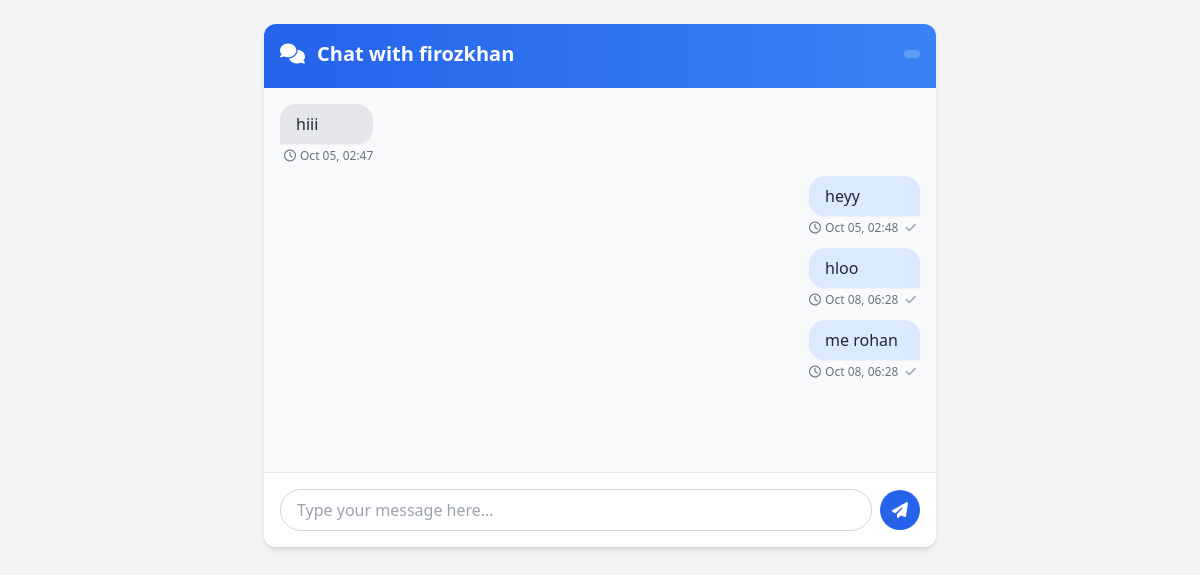
Screenshot of /buyer/13/buyer/4/ with the database file from the repository.
### buyer/models.py (models this page shows, shortened)
class VisitSchedule(models.Model):
    class Status(models.TextChoices):
        PENDING = 'pending', 'Pending'
        APPROVED = 'approved', 'Approved'
        DECLINED = 'declined', 'Declined'
        RESCHEDULE_PROPOSED = 'reschedule_proposed', 'Reschedule Proposed'
        CANCELLED = 'cancelled', 'Cancelled'
        COMPLETED = 'completed', 'Completed'
    STATUS_CHOICES = Status.choices
    buyer = models.ForeignKey(Buyer, on_delete=models.CASCADE)
    property = models.ForeignKey(Property, on_delete=models.CASCADE)
    scheduled_date = models.DateField()
    scheduled_time = models.TimeField()
    proposed_date = models.DateField(null=True, blank=True)
    proposed_time = models.TimeField(null=True, blank=True)
    decline_reason = models.TextField(blank=True, null=True)
    message = models.TextField(blank=True, null=True)
    status = models.CharField(max_length=20, choices=Status.choices, default=Status.PENDING)
    created_at = models.DateTimeField(auto_now_add=True)
    responded_at = models.DateTimeField(null=True, blank=True)
    is_notified = models.BooleanField(default=False)
    is_seen_by_buyer = models.BooleanField(default=False)
    class Meta:
        indexes = [
            models.Index(fields=['property', 'status', 'scheduled_date']),
            models.Index(fields=['status', 'scheduled_date']),
        ]

class Message(models.Model):
    visit = models.ForeignKey(VisitSchedule, on_delete=models.CASCADE,related_name='chat_messages')
    sender_buyer = models.ForeignKey(Buyer, on_delete=models.CASCADE, null=True, blank=True)
    sender_seller = models.ForeignKey(CustomUser, on_delete=models.CASCADE, null=True, blank=True)
    content = models.TextField()
    timestamp = models.DateTimeField(auto_now_add=True)

### app/models.py (models this page shows, shortened)
class Property(models.Model):
    PROPERTY_TYPES = [
        ('House', 'House'),
        ('Apartment', 'Apartment'),
        ('Commercial', 'Commercial'),
        ('Land', 'Land'),
    ]
    STATUS_CHOICES = [
        ('Available', 'Available'),
        ('Sold', 'Sold'),
        ('Rented', 'Rented'),
    ]
    LISTING_TYPE_CHOICES = [
        ('sale', 'For Sale'),
        ('rent', 'For Rent'),
    ]
    APPROVAL_STATUS_CHOICES = [
        ('pending', 'Pending Review'),
        ('approved', 'Approved'),
        ('rejected', 'Rejected'),
        ('changes_requested', 'Changes Requested'),
    ]
    property_type = models.CharField(max_length=50, choices=PROPERTY_TYPES)
    address = models.TextField()
    location = models.CharField(max_length=100)
    latitude = models.FloatField(null=True, blank=True)
    longitude = models.FloatField(null=True, blank=True)
    area_sqft = models.FloatField(null=True, blank=True)
    bedrooms = models.PositiveIntegerField(null=True, blank=True)
    bathrooms = models.PositiveIntegerField(null=True, blank=True)
    features = models.CharField(max_length=200, blank=True)
    description = models.TextField(blank=True)
    main_image = models.ImageField(upload_to='property_photos/', null=True, blank=True)
    image_1 = models.ImageField(upload_to='property_photos/', null=True, blank=True)
    image_2 = models.ImageField(upload_to='property_photos/', null=True, blank=True)
    image_3 = models.ImageField(upload_to='property_photos/', null=True, blank=True)
    price = models.DecimalField(max_digits=12, decimal_places=2)
    previous_price = models.DecimalField(
        max_digits=12, decimal_places=2, null=True, blank=True,
        help_text='Set when price is lowered, to show "Price Drop" badge.'
    )
    listing_type = models.CharField(
        max_length=4, choices=LISTING_TYPE_CHOICES, default='sale',
        db_index=True,
        help_text='Whether this property is for sale or for rent.'
    )
    status = models.CharField(max_length=20, choices=STATUS_CHOICES, default='Available')
    seller = models.ForeignKey(CustomUser, on_delete=models.CASCADE)
    is_approved = models.BooleanField(default=False)
    approved_at = models.DateTimeField(null=True, blank=True)
    approval_status = models.CharField(
        max_length=20,
        choices=APPROVAL_STATUS_CHOICES,
        default='pending',
        db_index=True,
    )
    admin_notes = models.TextField(blank=True, default='')       # Internal — NOT visible to seller
    seller_feedback = models.TextField(blank=True, default='')   # Message TO seller (reject/changes)
    reviewed_at = models.DateTimeField(null=True, blank=True)
    reviewed_by = models.ForeignKey(
        CustomUser,
        on_delete=models.SET_NULL,
        null=True,
        blank=True,
        related_name='reviewed_properties',
    )
    posted_at = models.DateTimeField(auto_now_add=True)
    slug = models.SlugField(unique=True, blank=True)

class CustomUser(AbstractBaseUser, PermissionsMixin):
    username = models.CharField(max_length=150, unique=True)
    email = models.EmailField(unique=True)
    phone = models.CharField(max_length=15)
    address = models.TextField()
    gender = models.CharField(max_length=10)
    profile_pic = models.ImageField(upload_to='profile_pics/', blank=True, null=True)
    proof_of_identity = models.FileField(upload_to='identity_proofs/', null=True, blank=True)
    ROLE_CHOICES = [
        ('seller', 'Seller'),
        ('admin', 'Admin'),
    ]
    role = models.CharField(max_length=10, choices=ROLE_CHOICES, default='seller')
    REVIEW_STATUS_CHOICES = [
        ('pending', 'Pending Review'),
        ('changes_requested', 'Changes Requested'),
        ('approved', 'Approved'),
        ('rejected', 'Rejected'),
    ]
    review_status = models.CharField(
        max_length=20, choices=REVIEW_STATUS_CHOICES, default='pending'
    )
    is_blocked = models.BooleanField(default=False)
    is_approved = models.BooleanField(default=False)
    is_active = models.BooleanField(default=True)
    is_staff = models.BooleanField(default=False)
    block_reason = models.TextField(blank=True, default='')
    rejection_reason = models.TextField(blank=True, default='')
    date_joined = models.DateTimeField(auto_now_add=True, null=True)
    USERNAME_FIELD = 'username'
    REQUIRED_FIELDS = ['email']
    objects = CustomUserManager()

### buyer/views.py (the view, shortened to what this page needs)
# urls.py: path('<int:visit_id>/<str:sender_type>/<int:sender_id>/', views.chat_view, name='chat'),
def chat_view(request, visit_id, sender_type, sender_id):
    visit = get_object_or_404(VisitSchedule, id=visit_id)
    if visit.status not in (VisitSchedule.Status.APPROVED, VisitSchedule.Status.COMPLETED):
        return render(request, 'chat/not_approved.html', {'message': 'Chat is locked until the seller accepts the visit.'})
    if sender_type == 'buyer':
        if visit.buyer_id != sender_id:
            raise Http404("Buyer not authorized for this visit chat.")
        if request.jwt_role == 'buyer' and request.current_buyer and request.current_buyer.id != sender_id:
            raise Http404("Unauthorized buyer access.")
    elif sender_type == 'seller':
        if visit.property.seller_id != sender_id:
            raise Http404("Seller not authorized for this visit chat.")
        if request.user.is_authenticated and request.user.id != sender_id:
            raise Http404("Unauthorized seller access.")
    else:
        return render(request, 'chat/invalid_sender.html')
    messages = visit.chat_messages.order_by('timestamp')
    return render(request, 'chat.html', {
        'visit': visit,
        'messages': messages,
        'sender_type': sender_type,
        'sender_id': sender_id,
        'error': 'Invalid sender type.'
    })

### buyer/context_processors.py (called while the page is built)
def buyer_context(request):
    buyer = getattr(request, 'current_buyer', None)
    chat_unread = 0
    return {
        'current_buyer': buyer,
        'chat_unread': chat_unread,
    }

### buyer/templates/chat.html (shortened to what this page needs)
{% load static %}
<!DOCTYPE html>
<html lang="en">
<head>
  <script src="https://cdn.tailwindcss.com"></script>
  <link href="https://cdnjs.cloudflare.com/ajax/libs/font-awesome/6.4.0/css/all.min.css" rel="stylesheet">
</head>
<body class="bg-gray-100 min-h-screen p-4 md:p-6">
  <div class="max-w-2xl mx-auto bg-white rounded-xl shadow-md overflow-hidden">
    <div class="bg-gradient-to-r from-blue-600 to-blue-500 p-4 text-white">
      <div class="flex items-center justify-between">
        <div class="flex items-center space-x-3">
          <i class="fas fa-comments text-xl"></i>
          <h2 class="text-xl font-semibold">
            Chat with
            {% if sender_type == 'seller' %}
              {{ visit.buyer.name }}
            {% else %}
              {{ visit.property.seller.first_name|default:visit.property.seller.username }}
            {% endif %}
          </h2>
        </div>
        <div class="text-sm bg-white/20 px-2 py-1 rounded-full">
        </div>
      </div>
    </div>
    <div class="chat-container h-80 md:h-96 p-4 overflow-y-auto bg-gray-50">
      {% if not messages %}
        <div class="h-full flex flex-col items-center justify-center text-gray-400">
          <i class="fas fa-comment-dots text-4xl mb-2"></i>
          <p>No messages yet</p>
          <p class="text-sm mt-1">Start the conversation</p>
        </div>
      {% else %}
        {% for msg in messages %}
          {% if sender_type == 'buyer' and msg.sender_buyer and msg.sender_buyer.id == sender_id %}
            <div class="flex justify-end mb-3 message-enter">
              <div class="max-w-xs md:max-w-md">
                <div class="bg-blue-100 text-gray-800 px-4 py-2 rounded-t-2xl rounded-l-2xl shadow-sm">
                  {{ msg.content }}
                </div>
                <div class="text-right text-xs text-gray-500 mt-1 pr-1">
                  <i class="far fa-clock mr-1"></i>{{ msg.timestamp|date:"M d, H:i" }}
                  {% if msg.read %}
                    <i class="fas fa-check-double text-blue-500 ml-1"></i>
                  {% else %}
                    <i class="fas fa-check text-gray-400 ml-1"></i>
                  {% endif %}
                </div>
              </div>
            </div>
          {% else %}
            <div class="flex justify-start mb-3 message-enter">
              <div class="max-w-xs md:max-w-md">
                <div class="bg-gray-200 text-gray-800 px-4 py-2 rounded-t-2xl rounded-r-2xl shadow-sm">
                  {{ msg.content }}
                </div>
                <div class="text-left text-xs text-gray-500 mt-1 pl-1">
                  <i class="far fa-clock mr-1"></i>{{ msg.timestamp|date:"M d, H:i" }}
                </div>
              </div>
            </div>
          {% endif %}
        {% endfor %}
      {% endif %}
    </div>
    <form method="post" class="border-t border-gray-200 p-4 bg-white">
      <div class="flex items-center space-x-2">
        <input
          type="text"
          name="content"
          required
          placeholder="Type your message here..."
          class="flex-1 px-4 py-2 border border-gray-300 rounded-full focus:outline-none focus:ring-2 focus:ring-blue-500 focus:border-transparent"
          autocomplete="off"
        />
        <button
          type="submit"
          class="bg-blue-600 hover:bg-blue-700 text-white p-2 rounded-full w-10 h-10 flex items-center justify-center transition-colors"
        >
          <i class="fas fa-paper-plane"></i>
        </button>
      </div>
    </form>
  </div>
</body>
</html>

### buyer/templates/chat.html (style rules this page uses)
.chat-container { scrollbar-width: thin; scrollbar-color: #cbd5e0 #f3f4f6; }
.message-enter { animation: fadeIn 0.3s ease-in-out; }

### rows the page displays
VisitSchedule: property.seller.first_name "firozkhan"
Message: content "hiii", timestamp "Oct 05, 02:47"
Message: content "heyy", timestamp "Oct 05, 02:48"
Message: content "hloo", timestamp "Oct 08, 06:28"
Message: content "me rohan", timestamp "Oct 08, 06:28"
